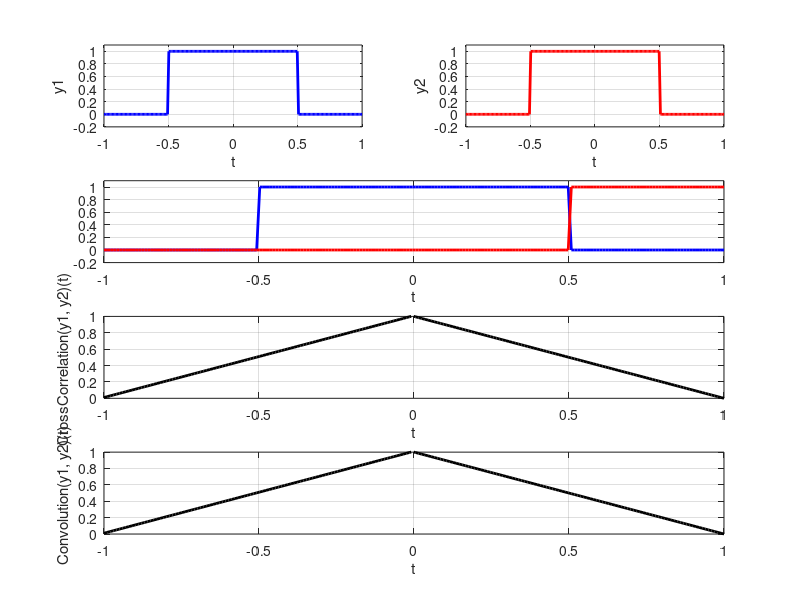

Write the MATLAB code that produced this figure.
clc; close all; clear all;

% ========== init some variables:
fs = 200;
t = linspace(-1,1,fs);

crossCorrelation = zeros(1,length(t));
convolution      = zeros(1,length(t));

set(gcf,'Color',[1 1 1]);
ax = [-1 1 -0.2 1.1];    

% ========== plot two signals (y1 and y2):
disp('y1: single rectangle pulse with width of 1.0')
disp('y2: single triangle  pulse with width of 0.5')
y1 = rectpuls(t,1);
%y2 = tripuls(t,0.5,-1);
y2 = rectpuls(t,1);
subplot(4,2,1);plot(t,y1,'Color','blue','LineWidth',2),axis(ax); 
grid on;
xlabel('t')
ylabel('y1')

subplot(4,2,2);plot(t,y2,'Color','red','LineWidth',2),axis(ax); 
grid on;
xlabel('t')
ylabel('y2')

disp('Press Enter to continue ....');
pause;



% ========== cross correlation of two signals (y1 and y2):
sprintf('\n\nCross Correlation of two signals (y1 and y2):');

iter = length(t);
for i = 1:iter 
    moveStep = (2*i-fs)/fs;
%    y2_shifted = tripuls(t-moveStep,0.5,-1);
    y2_shifted = rectpuls(t-moveStep,1);

    crossCorrelation(i) = trapz(t, y1.*y2_shifted);
    
    subplot(4,2,3:4)
    hold off;
    plot(t,y1,'Color','blue','LineWidth',2),axis(ax);
    hold on; 
    plot(t,y2_shifted,'Color','red', 'LineWidth',2),axis(ax); 
    grid on;
    xlabel('t')

    subplot(4,2,5:6)
    hold off
    plot(t(1:i),crossCorrelation(1:i),'Color','black','LineWidth',2); axis([-1 1 -0.2 0.5]); 
    grid on;
    xlabel('t')
    ylabel('CrossCorrelation(y1, y2)(t) ');
    ylim([0,1]);
    pause(0.01);
end


disp('Press Enter to continue ....');
pause;


% ========== convolution of y1 and y2:
sprintf('\n\nConvolution of two signals (y1 and y2):');

for i = 1:iter 
    moveStep = (2*i-fs)/fs;
    %y2_shifted = tripuls(-(t-moveStep),0.5,-1);
    y2_shifted = rectpuls(-(t-moveStep),1);

    convolution(i) = trapz(t, y1.*y2_shifted);
    
    subplot(4,2,3:4)
    hold off;
    plot(t,y1,'Color','blue','LineWidth',2),axis(ax);
    hold on; 
    plot(t,y2_shifted,'Color','red' ,'LineWidth',2),axis(ax);
    grid on;
    xlabel('t');
   
    subplot(4,2,7:8)
    hold off
    plot(t(1:i),convolution(1:i),'Color','black','LineWidth',2); axis([-1 1 -0.2 0.5]);
    grid on;
    xlabel('t')
    ylabel('Convolution(y1, y2)(t) ')
    ylim([0,1]);
    pause(0.01)
end
